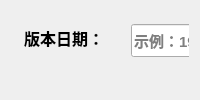
          <widget class="QWidget" name="page_8">
           <layout class="QGridLayout" name="gridLayout_2">
            <item row="0" column="0">
             <widget class="QWidget" name="widget_date" native="true">
              <widget class="QPushButton" name="btn_software_date">
               <property name="geometry">
                <rect>
                 <x>12</x>
                 <y>101</y>
                 <width>93</width>
                 <height>36</height>
                </rect>
               </property>
               <property name="font">
                <font>
                 <family>Microsoft YaHei UI</family>
                 <pointsize>12</pointsize>
                 <weight>75</weight>
                 <bold>true</bold>
                </font>
               </property>
               <property name="text">
                <string>添加</string>
               </property>
              </widget>
              <widget class="QLabel" name="label_10">
               <property name="geometry">
                <rect>
                 <x>13</x>
                 <y>13</y>
                 <width>100</width>
                 <height>27</height>
                </rect>
               </property>
               <property name="font">
                <font>
                 <family>微软雅黑</family>
                 <pointsize>12</pointsize>
                 <weight>75</weight>
                 <bold>true</bold>
                </font>
               </property>
               <property name="text">
                <string>版本日期：</string>
               </property>
               <property name="buddy">
                <cstring>le_date</cstring>
               </property>
              </widget>
              <widget class="QLineEdit" name="le_date">
               <property name="geometry">
                <rect>
                 <x>120</x>
                 <y>13</y>
                 <width>301</width>
                 <height>33</height>
                </rect>
               </property>
               <property name="font">
                <font>
                 <family>Microsoft YaHei UI</family>
                 <pointsize>11</pointsize>
                 <weight>75</weight>
                 <bold>true</bold>
                </font>
               </property>
               <property name="placeholderText">
                <string>示例：190924</string>
               </property>
               <property name="clearButtonEnabled">
                <bool>false</bool>
               </property>
              </widget>
             </widget>
            </item>
           </layout>
          </widget>
